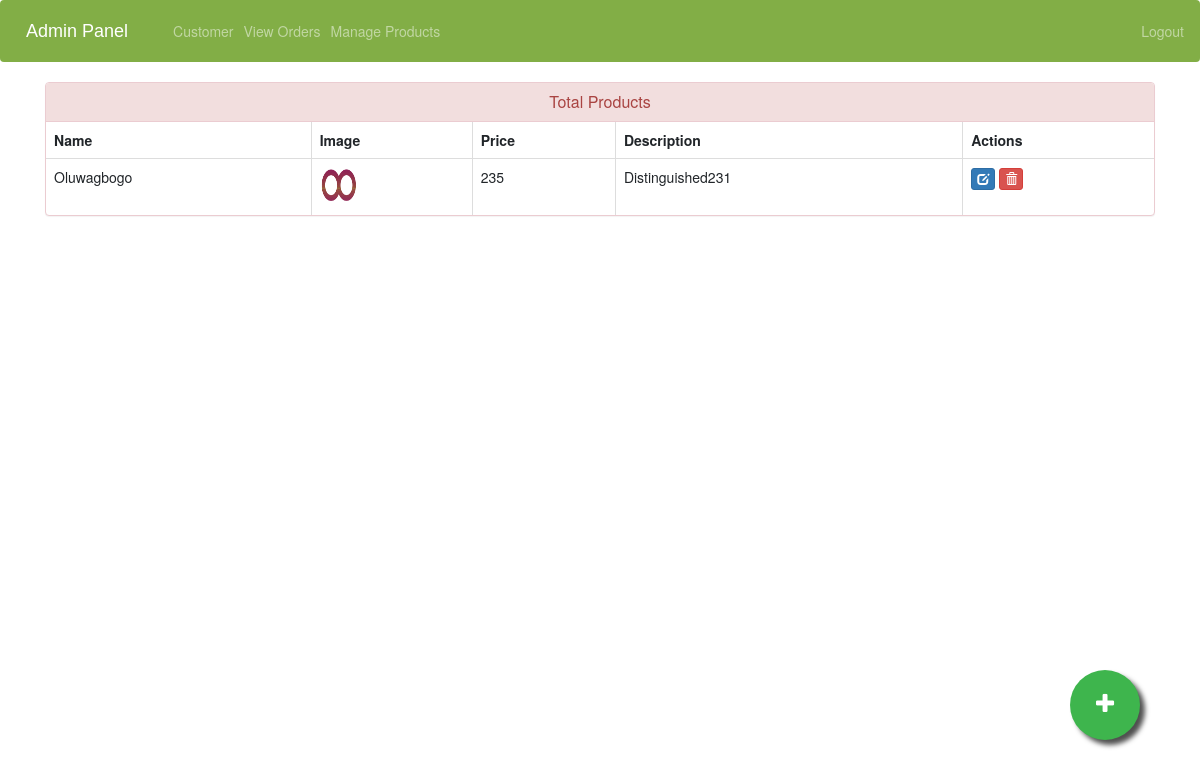
The page /admin-products (signed in) on the database as committed earlier.
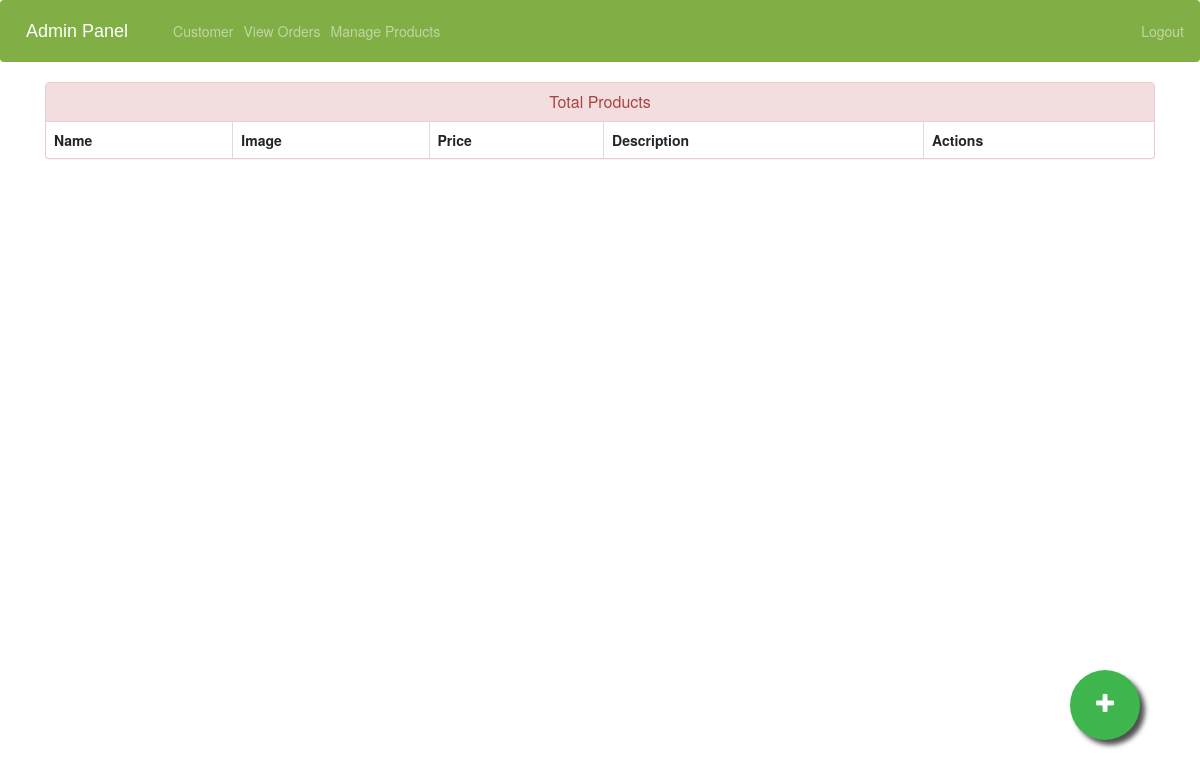
The same page on the database as committed later.
### ecom/models.py (models this page shows, shortened)
class Product(models.Model):
    name=models.CharField(max_length=40)
    product_image= models.ImageField(upload_to='product_image/',null=True,blank=True)
    price = models.PositiveIntegerField()
    description=models.CharField(max_length=40)

### ecom/views.py (the view)
# urls.py: path('admin-products', views.admin_products_view,name='admin-products'),
@login_required(login_url='sellerlogin')
def admin_products_view(request):
    products=models.Product.objects.all()
    return render(request,'ecom/admin_products.html',{'products':products})

### templates/ecom/admin_products.html (shortened to what this page needs)
{% extends 'ecom/admin_base.html' %}
{% load static %}
{% block content %}
<head>
  <link href="//netdna.bootstrapcdn.com/bootstrap/3.0.0/css/bootstrap.min.css" rel="stylesheet" id="bootstrap-css">
</head>
<div class="container">
  <div class="panel panel-danger">
    <div class="panel-heading">
      <h6 class="panel-title">Total Products</h6>
    </div>
    <table class="table table-hover table-bordered" id="dev-table">
      <thead>
        <tr>
          <th>Name</th>
          <th>Image</th>
          <th>Price</th>
          <th>Description</th>
          <th>Actions</th>
        </tr>
      </thead>
      {% for p in products %}
  {% if p %}
      <tr>
        <td> {{p.name}}</td>
        <td> <img src="{% static p.product_image.url %}" alt="Profile Pic" height="40px" width="40px" /></td>
        <td>{{p.price}}</td>
        <td>{{p.description}}</td>
        <td><a class="btn btn-primary btn-xs" href="{% url 'update-product' p.id  %}"><span class="glyphicon glyphicon-edit"></span></a>
          <a class="btn btn-danger btn-xs" href="{% url 'delete-product' p.id  %}"><span class="glyphicon glyphicon-trash"></span></a></td>
      </tr>
      {%else%}
      <br><br><br>
      <h1>No Products!!</h1>
      {% endif %}
      {% endfor %}
    </table>
  </div>
</div>
<a href="/admin-add-product" class="float">
<i class="fa fa-plus my-float"></i>
</a>
{% endblock content %}

### templates/ecom/admin_base.html (shortened to what this page needs)
<!DOCTYPE html>
{% load static %}
<html lang="en">
<head>
  <link rel="stylesheet" href="https://stackpath.bootstrapcdn.com/bootstrap/4.3.1/css/bootstrap.min.css">
  <link rel="stylesheet" href="https://maxcdn.bootstrapcdn.com/font-awesome/4.7.0/css/font-awesome.min.css">
</head>
<body>
  <div class="bs-example">
    <nav class="navbar navbar-expand-md navbar-dark fixed-top" style="background:#82ae46 !important;">
      <a href="/admin-dashboard" class="navbar-brand">Admin Panel</a>
      <div class="collapse navbar-collapse justify-content-between" id="navbarCollapse">
        <div class="navbar-nav">
          <a href="/view-customer" class="nav-item nav-link">Customer</a>
          <a href="/admin-view-booking" class="nav-item nav-link">View Orders</a>
          <a href="/admin-products" class="nav-item nav-link">Manage Products</a>
        </div>
        <div class="navbar-nav navbar-right">
          <a href="/logout" class="nav-item nav-link"> Logout</a>
        </div>
      </div>
    </nav>
  </div>
  {% block content %}
  {% endblock content %}
<br><br><br><br><br><br><br><br>
</body>
</html>

### templates/ecom/admin_base.html (style rules this page uses)
.bs-example { margin: 0px; }
.navbar-brand { font-size: 20px; font-family: sans-serif; }
.fa { font-size: 23px; width: 60px; text-align: center; text-decoration: none; margin: 5px 2px; border-radius: 50%; }

### templates/ecom/admin_products.html (style rules this page uses)
a:link { text-decoration: none; }
h6 { text-align: center; }
.float { position:fixed; width:70px; height:70px; bottom:60px; right:60px; background-color:#3eb54d; color:#FFF; border-radius:50px; text-align:center; box-shadow: 5px 5px 5px #505050; }
.my-float { margin-top:22px; }

Rows that differ between the two databases and show on the page:
removed Product: name "Oluwagbogo", product_image (picture), price "235", description "Distinguished231"
